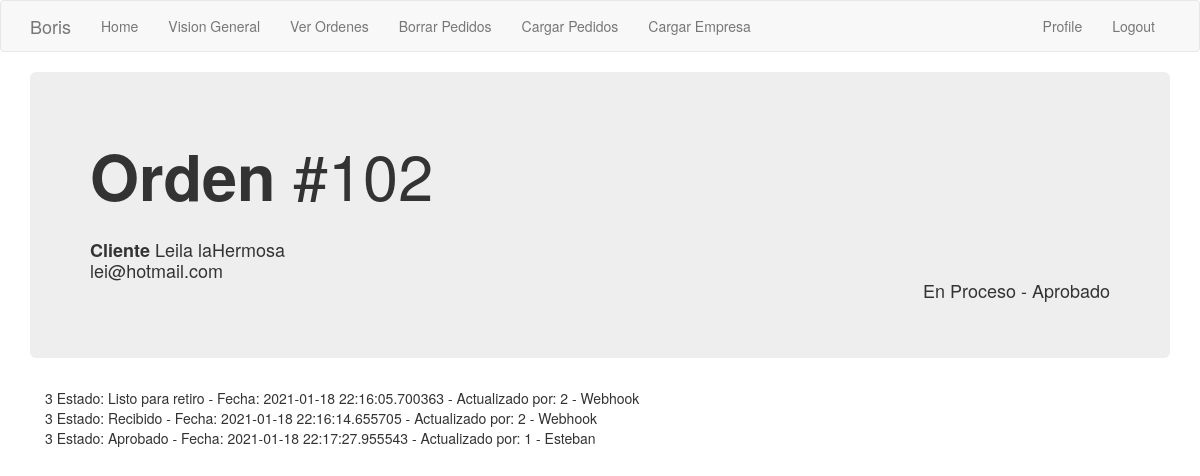
The app's page /historia_orden/3 (signed in), older data.
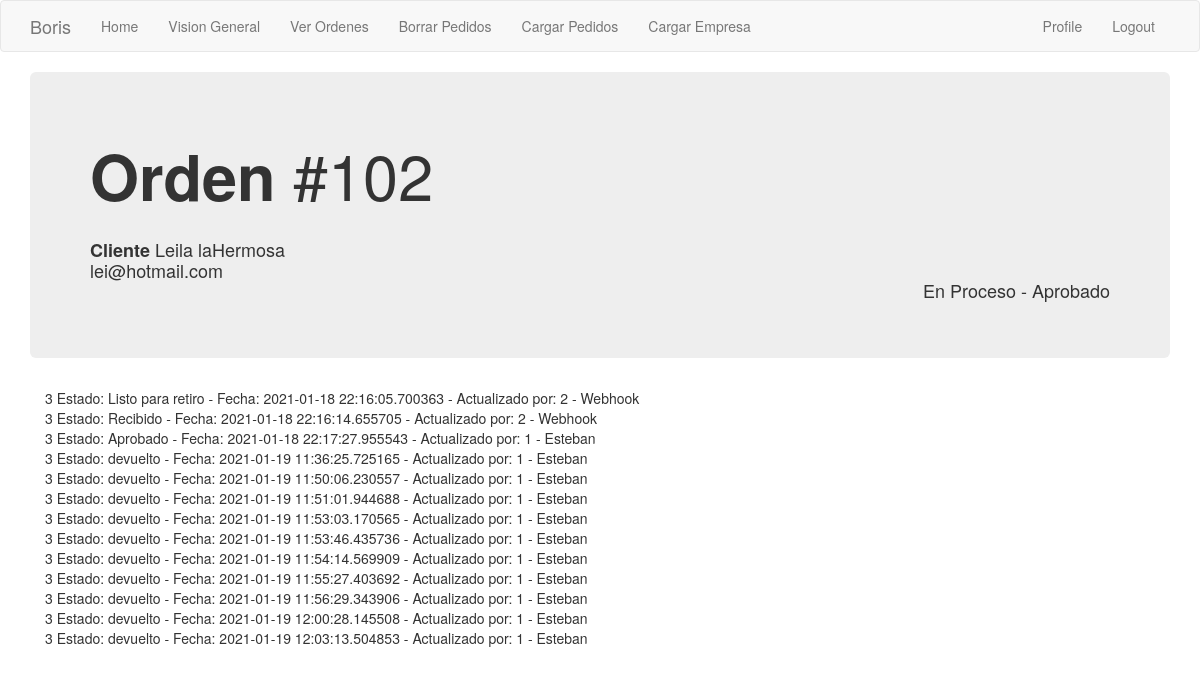
The same page, newer data.
### app/models.py (models this page shows, shortened)
class Order_header(db.Model):
    id = db.Column(db.Integer, primary_key=True)
    order_number = db.Column(db.Integer, index=True)
    order_id_anterior = db.Column(db.Integer)
    creation_date = db.Column(db.String(35), index=True)
    last_update_date = db.Column(db.String(35))
    payment_method = db.Column(db.String(10))
    payment_card = db.Column(db.String(10))
    courier_order_id = db.Column(db.String(64), index=True)
    status = db.Column(db.String(15))
    sub_status = db.Column(db.String(15))
    customer_address = db.Column(db.String(64))
    customer_number = db.Column(db.String(10))
    customer_floor = db.Column(db.String(10))
    customer_zipcode = db.Column(db.String(8))
    customer_locality = db.Column(db.String(64))
    customer_city = db.Column(db.String(64))
    customer_province = db.Column(db.String(64))
    customer_country = db.Column(db.String(64))
    detalle = db.relationship('Order_detail', backref='productos', lazy='dynamic')
    transaction = db.relationship('Transaction_log', backref='transaccion', lazy='dynamic')
    customer_id = db.Column(db.Integer, db.ForeignKey('customer.id'))
    store = db.Column(db.Integer, db.ForeignKey('company.store_id'))

class Customer(db.Model):
    id = db.Column(db.Integer, primary_key=True)
    platform = db.Column(db.String(64), index=True)
    name = db.Column(db.String(64), index=True)
    email = db.Column(db.String(120), index=True, unique=True)
    phone = db.Column(db.String(15))
    orders = db.relationship('Order_header', backref='buyer', lazy='dynamic')

class Transaction_log(db.Model):
    id = db.Column(db.Integer, primary_key=True)
    sub_status = db.Column(db.String(15))
    fecha = db.Column(db.DateTime, default=datetime.utcnow)
    username = db.Column(db.String(64))
    order_id = db.Column(db.Integer, db.ForeignKey('order_header.id'))
    user_id = db.Column(db.Integer, db.ForeignKey('user.id'))

### app/main/routes.py (the view)
@bp.route('/historia_orden/<orden_id>', methods=['GET', 'POST'])
@login_required
def historia_orden(orden_id):
    orden = Order_header.query.filter_by(id=orden_id).first()
    historia = Transaction_log.query.filter_by(order_id=orden_id).all()
    return render_template('historia_orden.html', orden=orden, historia=historia, customer=orden.buyer)

### app/main/routes.py (called while the page is built)
@bp.before_app_request
def before_request():
    if current_user.is_authenticated:
        current_user.last_seen = datetime.utcnow()
        db.session.commit()

### app/models.py (called while the page is built)
@login.user_loader
def load_user(id):
    return User.query.get(int(id))

### app/templates/historia_orden.html
{% extends "base.html" %}
{% block app_content %}
    <div class='jumbotron'>
        <h1>
            <strong>Orden </strong>#{{orden.order_number}}
        </h1>
        <h4>
            <br> <strong> Cliente </strong>{{customer.name}}
            <br>         {{customer.email}}
            <div class="text-right"> {{orden.status}} - {{orden.sub_status}} </div>
        </h4>
    </div>
    <div class='container'>
        {% for i in historia %}
            {{i.order_id}}
            Estado: {{i.sub_status}} -
            Fecha: {{i.fecha}} -
            Actualizado por: {{i.user_id}} - {{i.username}}
            <br>
        {% endfor %}
    </div>
{% endblock %}

### app/templates/base.html (shortened to what this page needs)
{% extends 'bootstrap/base.html' %}
{% block navbar %}
    <nav class="navbar navbar-default">
        <div class="container">
            <div class="navbar-header">
                <a class="navbar-brand" href="{{ url_for('main.index') }}">Boris</a>
            </div>
            <div class="collapse navbar-collapse" id="bs-example-navbar-collapse-1">
                <ul class="nav navbar-nav">
                    <li><a href="{{ url_for('main.index') }}"> Home </a></li>
                    <li><a href="{{ url_for('main.vision_general') }}"> Vision General </a></li>
                    <li><a href="{{ url_for('main.ver_ordenes', estado='all') }}"> Ver Ordenes </a></li>
                    <li><a href="{{ url_for('main.borrar_pedidos') }}"> Borrar Pedidos</a></li>
                    <li><a href="{{ url_for('main.upload_pedidos') }}"> Cargar Pedidos</a></li>
                    <li><a href="{{ url_for('main.cargar_empresa') }}"> Cargar Empresa</a></li>
                </ul>
                <ul class="nav navbar-nav navbar-right">
                    {% if current_user.is_anonymous %}
                    <li><a href="{{ url_for('auth.login') }}"> Login </a></li>
                    <li> <a href="{{ url_for('auth.alta_usuario') }}"> Alta de Usuarios </a></li>
                    {% else %}
                    <li><a href="{{ url_for('main.user', username=current_user.username) }}"> Profile </a></li>
                    <li><a href="{{ url_for('auth.logout') }}">{{ 'Logout' }}</a></li>
                    {% endif %}
                </ul>
            </div>
        </div>
    </nav>
{% endblock %}
{% block content %}
    <div class="container">
        {% block app_content %}{% endblock %}
    </div>
{% endblock %}

Row changes from the older to the newer data that the page shows:
added Transaction_log: order_id "3", sub_status "devuelto", fecha "2021-01-19 11:36:25.725165", user_id "1", username "Esteban"
added Transaction_log: order_id "3", sub_status "devuelto", fecha "2021-01-19 11:50:06.230557", user_id "1", username "Esteban"
added Transaction_log: order_id "3", sub_status "devuelto", fecha "2021-01-19 11:51:01.944688", user_id "1", username "Esteban"
added Transaction_log: order_id "3", sub_status "devuelto", fecha "2021-01-19 11:53:03.170565", user_id "1", username "Esteban"
added Transaction_log: order_id "3", sub_status "devuelto", fecha "2021-01-19 11:53:46.435736", user_id "1", username "Esteban"
added Transaction_log: order_id "3", sub_status "devuelto", fecha "2021-01-19 11:54:14.569909", user_id "1", username "Esteban"
added Transaction_log: order_id "3", sub_status "devuelto", fecha "2021-01-19 11:55:27.403692", user_id "1", username "Esteban"
added Transaction_log: order_id "3", sub_status "devuelto", fecha "2021-01-19 11:56:29.343906", user_id "1", username "Esteban"
added Transaction_log: order_id "3", sub_status "devuelto", fecha "2021-01-19 12:00:28.145508", user_id "1", username "Esteban"
added Transaction_log: order_id "3", sub_status "devuelto", fecha "2021-01-19 12:03:13.504853", user_id "1", username "Esteban"
